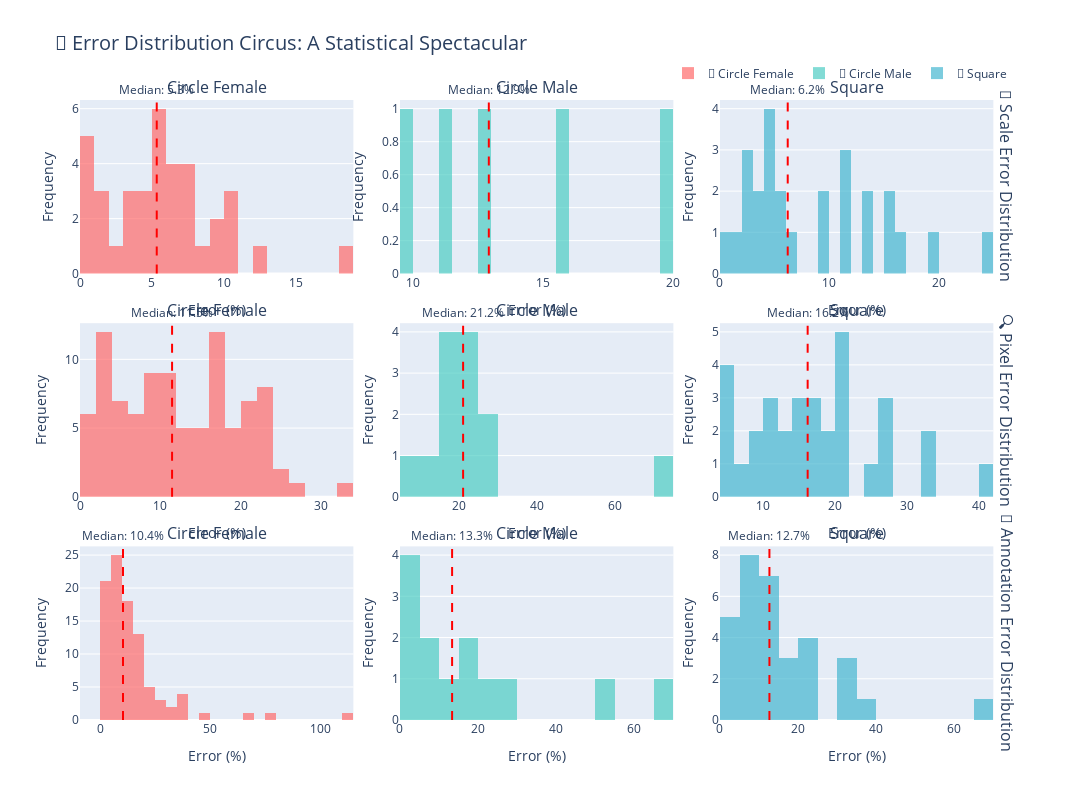

Notebook cell for this chart:
### Code cell
def create_statistical_visualizations(statistical_results: Dict[str, Dict], output_dir: Path) -> None:
    """
    🎨 Create beautiful histogram visualizations with consistent colors.
    """
    pond_types = list(statistical_results.keys())
    
    # Create comprehensive histogram dashboard
    fig = make_subplots(
        rows=3, cols=len(pond_types),
        subplot_titles=[f'{pond_type.replace("_", " ").title()}' for pond_type in pond_types] * 3,
        row_titles=['📐 Scale Error Distribution', '🔍 Pixel Error Distribution', '📝 Annotation Error Distribution'],
        vertical_spacing=0.08,
        horizontal_spacing=0.05
    )
    
    error_types = ['scale_error', 'pixel_error', 'annotation_error']
    error_icons = ['📐', '🔍', '📝']
    
    for row, (error_type, icon) in enumerate(zip(error_types, error_icons), 1):
        for col, pond_type in enumerate(pond_types, 1):
            data = statistical_results[pond_type][error_type]['data']
            color = POND_COLORS.get(pond_type, '#333333')
            
            # Add histogram
            fig.add_trace(
                go.Histogram(
                    x=data,
                    nbinsx=30,
                    name=f'{icon} {pond_type.replace("_", " ").title()}',
                    marker_color=color,
                    opacity=0.7,
                    showlegend=(row == 1),  # Only show legend for first row
                    hovertemplate=f"<b>{error_type.replace('_', ' ').title()}</b><br>" +
                                f"Range: %{{x:.1f}}%<br>" +
                                f"Count: %{{y}}<extra></extra>"
                ),
                row=row, col=col
            )
            
            # Add median line
            median_val = statistical_results[pond_type][error_type]['median']
            fig.add_vline(
                x=median_val,
                line_dash="dash",
                line_color="red",
                annotation_text=f"Median: {median_val:.1f}%",
                annotation_position="top",
                row=row, col=col
            )
    
    # Update layout
    fig.update_layout(
        title_text="🎪 Error Distribution Circus: A Statistical Spectacular",
        title_font_size=20,
        height=800,
        width=400*len(pond_types),
        showlegend=True,
        legend=dict(
            orientation="h",
            yanchor="bottom",
            y=1.02,
            xanchor="right",
            x=1
        )
    )
    
    # Update axes
    for row in range(1, 4):
        for col in range(1, len(pond_types) + 1):
            fig.update_xaxes(title_text="Error (%)", row=row, col=col)
            fig.update_yaxes(title_text="Frequency", row=row, col=col)
    
    fig.show()
    
    # Save individual histograms for each error type and pond
    for pond_type in pond_types:
        color = POND_COLORS.get(pond_type, '#333333')
        
        for error_type, icon in zip(error_types, error_icons):
            data = statistical_results[pond_type][error_type]['data']
            
            # Create individual histogram
            fig_individual = px.histogram(
                x=data,
                nbins=50,
                title=f'{icon} {error_type.replace("_", " ").title()} Distribution - {pond_type.replace("_", " ").title()}',
                labels={'x': 'Error (%)', 'y': 'Frequency'},
                color_discrete_sequence=[color]
            )
            
            # Add median line
            median_val = statistical_results[pond_type][error_type]['median']
            fig_individual.add_vline(
                x=median_val,
                line_dash="dash",
                line_color="red",
                annotation_text=f"Median: {median_val:.1f}%"
            )
            
            # Save figure
            filename = f'{pond_type}_{error_type}_histogram.png'
            fig_individual.write_image(output_dir / filename)
            print(f"💾 Saved: {filename}")

# 🎨 Create visualizations
print("\n🎨 Creating statistical visualizations...")
create_statistical_visualizations(statistical_results, output_dir)
print("✅ All visualizations created and saved!")

### Figure 1 — Plotly figure (JSON) as saved in the notebook; plotly's stock layout.template omitted (floating-point values rounded to 4 significant figures)
{"data": [{"hovertemplate": "<b>Scale Error</b><br>Range: %{x:.1f}%<br>Count: %{y}<extra></extra>", "marker": {"color": "#FF6B6B"}, "name": "📐 Circle Female", "nbinsx": 30, "opacity": 0.7, "showlegend": true, "type": "histogram", "x": [7.822, 1.848, 2.281, 6.991, 5.333, 0.07631, 0.3673, 3.798, 0.9057, 18.78, 7.954, 9.238, 1.103, 5.178, 10.0, 4.152, 7.218, 3.426, 5.921, 5.915, 0.6988, 9.577, 0.4018, 4.154, 5.17, 1.294, 8.668, 4.843, 7.148, 5.043, 10.14, 6.555, 10.37, 12.72, 6.829, 6.238, 3.94], "xaxis": "x", "yaxis": "y"}, {"hovertemplate": "<b>Scale Error</b><br>Range: %{x:.1f}%<br>Count: %{y}<extra></extra>", "marker": {"color": "#4ECDC4"}, "name": "📐 Circle Male", "nbinsx": 30, "opacity": 0.7, "showlegend": true, "type": "histogram", "x": [11.5, 9.572, 15.76, 12.91, 19.86], "xaxis": "x2", "yaxis": "y2"}, {"hovertemplate": "<b>Scale Error</b><br>Range: %{x:.1f}%<br>Count: %{y}<extra></extra>", "marker": {"color": "#45B7D1"}, "name": "📐 Square", "nbinsx": 30, "opacity": 0.7, "showlegend": true, "type": "histogram", "x": [15.66, 11.07, 11.02, 13.63, 15.99, 9.273, 1.669, 4.352, 2.808, 0.6274, 4.236, 24.65, 3.701, 19.18, 6.973, 11.1, 5.417, 9.44, 2.539, 16.53, 13.15, 3.674, 4.938, 2.597, 4.629, 5.074], "xaxis": "x3", "yaxis": "y3"}, {"hovertemplate": "<b>Pixel Error</b><br>Range: %{x:.1f}%<br>Count: %{y}<extra></extra>", "marker": {"color": "#FF6B6B"}, "name": "🔍 Circle Female", "nbinsx": 30, "opacity": 0.7, "showlegend": false, "type": "histogram", "x": [16.45, 6.451, 22.86, 16.54, 18.37, 8.423, 2.54, 3.073, 14.73, 4.213, 12.13, 9.784, 11.04, 16.79, 0.2836, 21.93, 12.36, 17.91, 18.87, 16.2, 32.78, 8.727, 3.852, 9.694, 9.812, 7.836, 22.08, 22.3, 17.38, 23.81, 25.61, 0.3249, 7.08, 12.05, 3.811, 5.547, 10.1, 11.45, 17.76, 20.95, 25.42, 3.487, 6.034, 15.96, 0.1755, 1.752, 4.592, 3.077, 0.1315, 17.74, 11.77, 1.915, 2.375, 10.08, 3.847, 6.013, 10.18, 3.464, 8.702, 18.56, 19.23, 23.9, 9.315, 27.47, 20.92, 21.64, 10.32, 17.3, 8.929, 16.48, 21.58, 23.5, 13.28, 12.5, 11.23, 3.071, 4.054, 20.55, 3.591, 14.84, 11.22, 9.358, 4.445, 17.95, 20.2, 4.879, 15.58, 23.04, 15.8, 16.89, 23.38, 2.478, 7.907, 19.73, 5.306], "xaxis": "x4", "yaxis": "y4"}, {"hovertemplate": "<b>Pixel Error</b><br>Range: %{x:.1f}%<br>Count: %{y}<extra></extra>", "marker": {"color": "#4ECDC4"}, "name": "🔍 Circle Male", "nbinsx": 30, "opacity": 0.7, "showlegend": false, "type": "histogram", "x": [24.4, 25.66, 16.01, 21.16, 22.77, 25.24, 11.31, 73.2, 23.44, 19.55, 17.71, 19.21, 5.108], "xaxis": "x5", "yaxis": "y5"}, {"hovertemplate": "<b>Pixel Error</b><br>Range: %{x:.1f}%<br>Count: %{y}<extra></extra>", "marker": {"color": "#45B7D1"}, "name": "🔍 Square", "nbinsx": 30, "opacity": 0.7, "showlegend": false, "type": "histogram", "x": [20.45, 27.45, 15.76, 11.6, 27.62, 15.19, 13.67, 41.11, 9.477, 20.55, 16.13, 17.0, 5.059, 25.84, 5.501, 26.15, 32.07, 20.14, 10.08, 18.07, 21.09, 16.24, 7.852, 19.66, 12.19, 5.504, 9.077, 33.84, 20.2, 11.71, 4.746, 15.25], "xaxis": "x6", "yaxis": "y6"}, {"hovertemplate": "<b>Annotation Error</b><br>Range: %{x:.1f}%<br>Count: %{y}<extra></extra>", "marker": {"color": "#FF6B6B"}, "name": "📝 Circle Female", "nbinsx": 30, "opacity": 0.7, "showlegend": false, "type": "histogram", "x": [6.671, 11.42, 12.61, 20.22, 7.695, 0.6399, 7.391, 6.559, 14.7, 8.223, 11.6, 14.2, 11.15, 6.839, 7.811, 2.006, 9.969, 4.96, 25.96, 12.7, 12.39, 2.416, 46.2, 7.286, 11.31, 1.013, 4.147, 16.3, 21.52, 10.42, 6.53, 1.708, 18.9, 8.167, 12.45, 6.218, 17.04, 9.903, 16.3, 7.995, 8.142, 8.043, 11.39, 17.09, 9.309, 2.427, 18.31, 18.91, 38.36, 1.721, 10.16, 37.54, 5.773, 18.43, 37.54, 4.136, 3.186, 17.12, 4.399, 14.21, 5.299, 31.84, 13.15, 1.928, 0.9325, 68.83, 77.24, 35.38, 2.251, 6.965, 6.965, 16.77, 18.31, 6.198, 10.86, 8.332, 33.79, 17.76, 11.24, 2.202, 112.0, 11.16, 17.83, 2.959, 0.9298, 9.1, 28.07, 26.59, 0.4623, 21.5, 2.138, 23.02, 1.32, 20.63, 9.058], "xaxis": "x7", "yaxis": "y7"}, {"hovertemplate": "<b>Annotation Error</b><br>Range: %{x:.1f}%<br>Count: %{y}<extra></extra>", "marker": {"color": "#4ECDC4"}, "name": "📝 Circle Male", "nbinsx": 30, "opacity": 0.7, "showlegend": false, "type": "histogram", "x": [19.1, 3.675, 9.281, 25.37, 13.35, 0.346, 23.61, 66.47, 16.92, 3.816, 7.383, 54.58, 0.06895], "xaxis": "x8", "yaxis": "y8"}, {"hovertemplate": "<b>Annotation Error</b><br>Range: %{x:.1f}%<br>Count: %{y}<extra></extra>", "marker": {"color": "#45B7D1"}, "name": "📝 Square", "nbinsx": 30, "opacity": 0.7, "showlegend": false, "type": "histogram", "x": [1.681, 9.306, 20.65, 6.601, 15.48, 7.852, 0.4255, 30.35, 24.47, 2.275, 34.08, 6.573, 7.327, 32.18, 9.971, 21.87, 24.87, 36.53, 11.46, 4.333, 7.55, 1.313, 14.47, 14.21, 16.07, 14.95, 13.53, 65.36, 11.66, 8.05, 11.8, 17.86], "xaxis": "x9", "yaxis": "y9"}], "layout": {"annotations": [{"font": {"size": 16}, "showarrow": false, "text": "Circle Female", "x": 0.1467, "xanchor": "center", "xref": "paper", "y": 1, "yanchor": "bottom", "yref": "paper"}, {"font": {"size": 16}, "showarrow": false, "text": "Circle Male", "x": 0.49, "xanchor": "center", "xref": "paper", "y": 1, "yanchor": "bottom", "yref": "paper"}, {"font": {"size": 16}, "showarrow": false, "text": "Square", "x": 0.8333, "xanchor": "center", "xref": "paper", "y": 1, "yanchor": "bottom", "yref": "paper"}, {"font": {"size": 16}, "showarrow": false, "text": "Circle Female", "x": 0.1467, "xanchor": "center", "xref": "paper", "y": 0.64, "yanchor": "bottom", "yref": "paper"}, {"font": {"size": 16}, "showarrow": false, "text": "Circle Male", "x": 0.49, "xanchor": "center", "xref": "paper", "y": 0.64, "yanchor": "bottom", "yref": "paper"}, {"font": {"size": 16}, "showarrow": false, "text": "Square", "x": 0.8333, "xanchor": "center", "xref": "paper", "y": 0.64, "yanchor": "bottom", "yref": "paper"}, {"font": {"size": 16}, "showarrow": false, "text": "Circle Female", "x": 0.1467, "xanchor": "center", "xref": "paper", "y": 0.28, "yanchor": "bottom", "yref": "paper"}, {"font": {"size": 16}, "showarrow": false, "text": "Circle Male", "x": 0.49, "xanchor": "center", "xref": "paper", "y": 0.28, "yanchor": "bottom", "yref": "paper"}, {"font": {"size": 16}, "showarrow": false, "text": "Square", "x": 0.8333, "xanchor": "center", "xref": "paper", "y": 0.28, "yanchor": "bottom", "yref": "paper"}, {"font": {"size": 16}, "showarrow": false, "text": "📐 Scale Error Distribution", "textangle": 90, "x": 0.98, "xanchor": "left", "xref": "paper", "y": 0.86, "yanchor": "middle", "yref": "paper"}, {"font": {"size": 16}, "showarrow": false, "text": "🔍 Pixel Error Distribution", "textangle": 90, "x": 0.98, "xanchor": "left", "xref": "paper", "y": 0.5, "yanchor": "middle", "yref": "paper"}, {"font": {"size": 16}, "showarrow": false, "text": "📝 Annotation Error Distribution", "textangle": 90, "x": 0.98, "xanchor": "left", "xref": "paper", "y": 0.14, "yanchor": "middle", "yref": "paper"}, {"showarrow": false, "text": "Median: 5.3%", "x": 5.333, "xanchor": "center", "xref": "x", "y": 1, "yanchor": "bottom", "yref": "y domain"}, {"showarrow": false, "text": "Median: 12.9%", "x": 12.91, "xanchor": "center", "xref": "x2", "y": 1, "yanchor": "bottom", "yref": "y2 domain"}, {"showarrow": false, "text": "Median: 6.2%", "x": 6.195, "xanchor": "center", "xref": "x3", "y": 1, "yanchor": "bottom", "yref": "y3 domain"}, {"showarrow": false, "text": "Median: 11.5%", "x": 11.45, "xanchor": "center", "xref": "x4", "y": 1, "yanchor": "bottom", "yref": "y4 domain"}, {"showarrow": false, "text": "Median: 21.2%", "x": 21.16, "xanchor": "center", "xref": "x5", "y": 1, "yanchor": "bottom", "yref": "y5 domain"}, {"showarrow": false, "text": "Median: 16.2%", "x": 16.19, "xanchor": "center", "xref": "x6", "y": 1, "yanchor": "bottom", "yref": "y6 domain"}, {"showarrow": false, "text": "Median: 10.4%", "x": 10.42, "xanchor": "center", "xref": "x7", "y": 1, "yanchor": "bottom", "yref": "y7 domain"}, {"showarrow": false, "text": "Median: 13.3%", "x": 13.35, "xanchor": "center", "xref": "x8", "y": 1, "yanchor": "bottom", "yref": "y8 domain"}, {"showarrow": false, "text": "Median: 12.7%", "x": 12.66, "xanchor": "center", "xref": "x9", "y": 1, "yanchor": "bottom", "yref": "y9 domain"}], "height": 800, "legend": {"orientation": "h", "x": 1, "xanchor": "right", "y": 1.02, "yanchor": "bottom"}, "shapes": [{"line": {"color": "red", "dash": "dash"}, "type": "line", "x0": 5.333, "x1": 5.333, "xref": "x", "y0": 0, "y1": 1, "yref": "y domain"}, {"line": {"color": "red", "dash": "dash"}, "type": "line", "x0": 12.91, "x1": 12.91, "xref": "x2", "y0": 0, "y1": 1, "yref": "y2 domain"}, {"line": {"color": "red", "dash": "dash"}, "type": "line", "x0": 6.195, "x1": 6.195, "xref": "x3", "y0": 0, "y1": 1, "yref": "y3 domain"}, {"line": {"color": "red", "dash": "dash"}, "type": "line", "x0": 11.45, "x1": 11.45, "xref": "x4", "y0": 0, "y1": 1, "yref": "y4 domain"}, {"line": {"color": "red", "dash": "dash"}, "type": "line", "x0": 21.16, "x1": 21.16, "xref": "x5", "y0": 0, "y1": 1, "yref": "y5 domain"}, {"line": {"color": "red", "dash": "dash"}, "type": "line", "x0": 16.19, "x1": 16.19, "xref": "x6", "y0": 0, "y1": 1, "yref": "y6 domain"}, {"line": {"color": "red", "dash": "dash"}, "type": "line", "x0": 10.42, "x1": 10.42, "xref": "x7", "y0": 0, "y1": 1, "yref": "y7 domain"}, {"line": {"color": "red", "dash": "dash"}, "type": "line", "x0": 13.35, "x1": 13.35, "xref": "x8", "y0": 0, "y1": 1, "yref": "y8 domain"}, {"line": {"color": "red", "dash": "dash"}, "type": "line", "x0": 12.66, "x1": 12.66, "xref": "x9", "y0": 0, "y1": 1, "yref": "y9 domain"}], "showlegend": true, "title": {"font": {"size": 20}, "text": "🎪 Error Distribution Circus: A Statistical Spectacular"}, "width": 1200, "xaxis": {"anchor": "y", "domain": [0, 0.2933], "title": {"text": "Error (%)"}}, "xaxis2": {"anchor": "y2", "domain": [0.3433, 0.6367], "title": {"text": "Error (%)"}}, "xaxis3": {"anchor": "y3", "domain": [0.6867, 0.98], "title": {"text": "Error (%)"}}, "xaxis4": {"anchor": "y4", "domain": [0, 0.2933], "title": {"text": "Error (%)"}}, "xaxis5": {"anchor": "y5", "domain": [0.3433, 0.6367], "title": {"text": "Error (%)"}}, "xaxis6": {"anchor": "y6", "domain": [0.6867, 0.98], "title": {"text": "Error (%)"}}, "xaxis7": {"anchor": "y7", "domain": [0, 0.2933], "title": {"text": "Error (%)"}}, "xaxis8": {"anchor": "y8", "domain": [0.3433, 0.6367], "title": {"text": "Error (%)"}}, "xaxis9": {"anchor": "y9", "domain": [0.6867, 0.98], "title": {"text": "Error (%)"}}, "yaxis": {"anchor": "x", "domain": [0.72, 1], "title": {"text": "Frequency"}}, "yaxis2": {"anchor": "x2", "domain": [0.72, 1], "title": {"text": "Frequency"}}, "yaxis3": {"anchor": "x3", "domain": [0.72, 1], "title": {"text": "Frequency"}}, "yaxis4": {"anchor": "x4", "domain": [0.36, 0.64], "title": {"text": "Frequency"}}, "yaxis5": {"anchor": "x5", "domain": [0.36, 0.64], "title": {"text": "Frequency"}}, "yaxis6": {"anchor": "x6", "domain": [0.36, 0.64], "title": {"text": "Frequency"}}, "yaxis7": {"anchor": "x7", "domain": [0, 0.28], "title": {"text": "Frequency"}}, "yaxis8": {"anchor": "x8", "domain": [0, 0.28], "title": {"text": "Frequency"}}, "yaxis9": {"anchor": "x9", "domain": [0, 0.28], "title": {"text": "Frequency"}}}}
